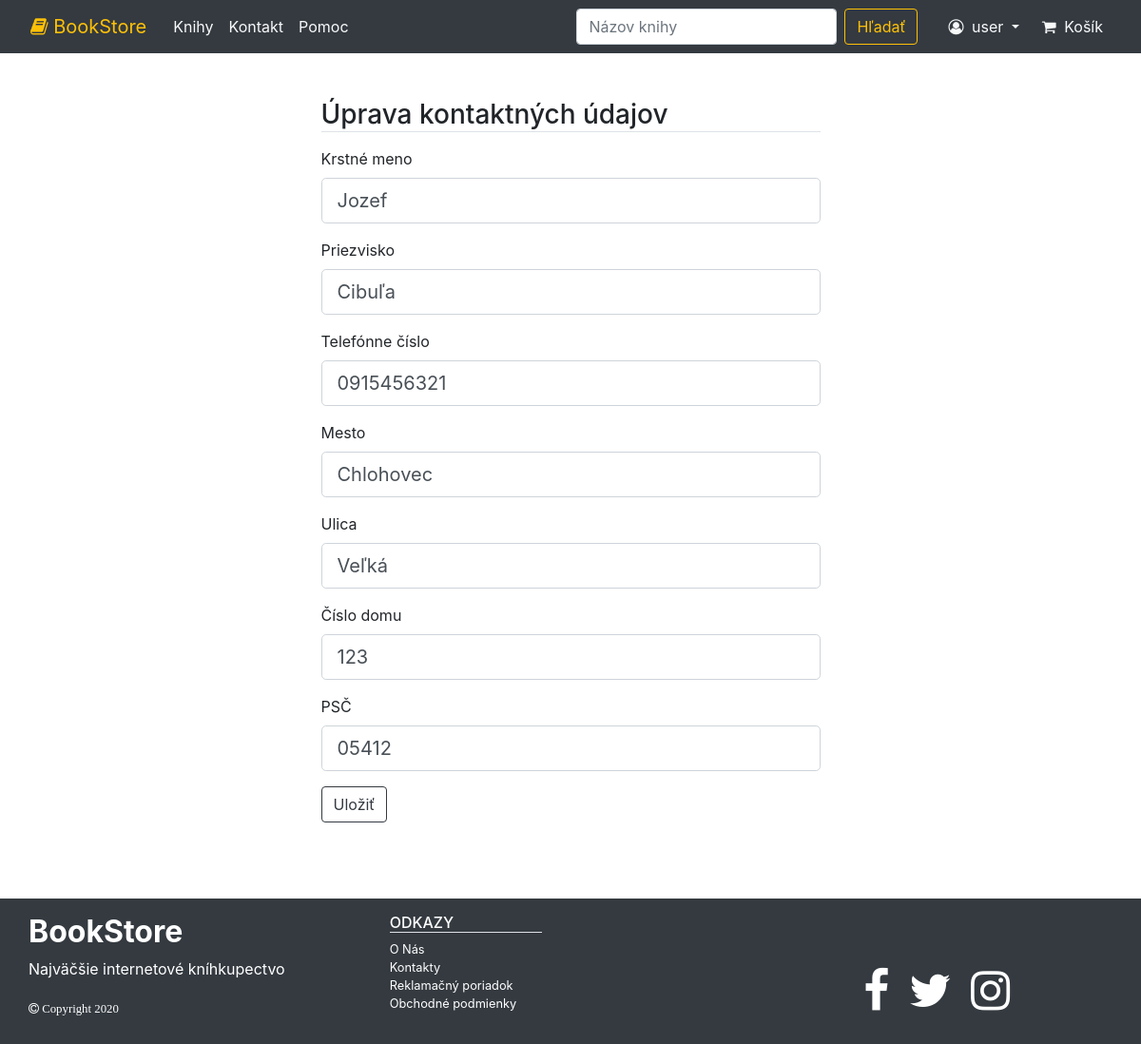
/account/edit/contact/ (signed in), run on an earlier commit of the app's database.
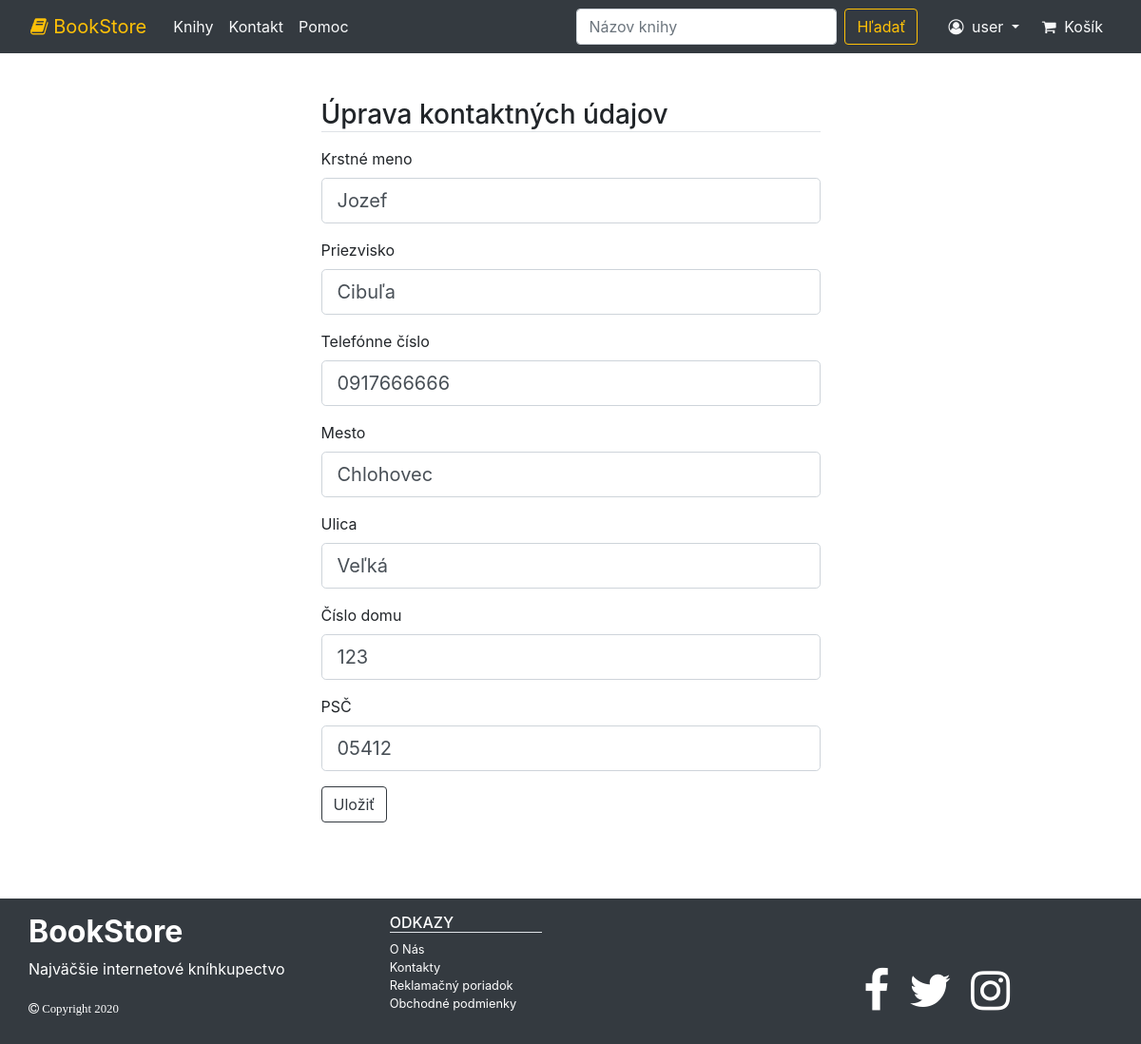
And on a later commit of the database.
### project/models/account.py (models this page shows, shortened)
class User(db.Model, UserMixin):
    id = db.Column(db.Integer, primary_key=True)
    username = db.Column(db.String(30), unique=True, nullable=False)
    email = db.Column(db.String(130), unique=True, nullable=False)
    password = db.Column(db.String(60), nullable=False)
    picture = db.Column(db.String(50), nullable=False, default="Default.png")
    orders = db.relationship("Order", backref="ordered_items", lazy=True)
    info_id = db.Column(db.Integer, db.ForeignKey("info.id"), nullable=True)

class Info(db.Model):
    id = db.Column(db.Integer, primary_key=True)
    first_name = db.Column(db.String(100), nullable=False)
    last_name = db.Column(db.String(100), nullable=False)
    phone_number = db.Column(db.String(100), nullable=False)
    state = db.Column(db.String(100), nullable=False, default="Slovakia")
    city = db.Column(db.String(100), nullable=False)
    psc = db.Column(db.String(5), nullable=False)
    street = db.Column(db.String(80), nullable=False)
    house_number = db.Column(db.Integer, nullable=False)

### project/users/account/routes.py (the view)
@account.route("/account/edit/contact/", methods=["GET", "POST"])
@login_required
def account_edit_contact():
    form = ContactForm()
    info_id = current_user.info_id
    info = Info.query.get(info_id)
    if info is None:
        return redirect(url_for("account.account_edit_contact_new"))
    if request.method == "POST":    #ak metoda je POST tak ulozi udaje z formulara
        if form.validate_on_submit():
            info.first_name = form.first_name.data
            info.last_name = form.last_name.data
            info.phone_number = form.phone_number.data
            info.city = form.city.data
            info.psc = form.psc.data
            info.house_number = form.house_number.data
            info.state = "Slovakia"
            info.street = form.street.data
            db.session.commit()
            flash("Kontaktné údaje boli uložené", "success")
            return redirect(url_for("account.my_account"))
    else:   #ak metoda je GET tak vyplni formular automaticky
        form.first_name.data = info.first_name
        form.last_name.data = info.last_name
        form.phone_number.data =info.phone_number
        form.city.data =info.city
        form.psc.data = info.psc
        form.house_number.data = info.house_number
        form.street.data = info.street
    return render_template("users/accountEdit.html", form=form, legend="Úprava kontaktných údajov")

### project/users/account/forms.py (shortened to what this page needs)
class ContactForm(FlaskForm):
    first_name = StringField("Krstné meno", validators=[DataRequired(message="Toto pole je povinné")])
    last_name =  StringField("Priezvisko", validators=[DataRequired(message="Toto pole je povinné")])
    phone_number =  StringField("Telefónne číslo", validators=[DataRequired(message="Toto pole je povinné")])
    city =  StringField("Mesto", validators=[DataRequired(message="Toto pole je povinné")])
    street = StringField("Ulica", validators=[DataRequired(message="Toto pole je povinné")])
    house_number = IntegerField("Číslo domu", validators=[DataRequired(message="Toto pole je povinné")])
    psc = StringField("PSČ", validators=[DataRequired(message="Toto pole je povinné")])
    submit = SubmitField("Uložiť")

### project/models/account.py (called while the page is built)
@login_manager.user_loader
def load_user(user_id):
    return User.query.get(user_id)

### project/templates/users/accountEdit.html
{% extends "layout.html" %}
{% block content %}
    <div class="container mt-5">
        <div class="row justify-content-center">
            <div class="col-6 ">
                {% include "generalForm.html" %}
            </div>
        </div>
    </div>
{% endblock %}

### project/templates/layout.html (shortened to what this page needs)
<!DOCTYPE html>
<html lang="en">
<head>
    <link rel="stylesheet" href="https://cdnjs.cloudflare.com/ajax/libs/font-awesome/4.7.0/css/font-awesome.min.css">
    <link rel="stylesheet" href="https://stackpath.bootstrapcdn.com/bootstrap/4.5.0/css/bootstrap.min.css">
    <link rel="stylesheet" href="{{ url_for('static', filename='main.css') }}">
</head>
<body>
    <nav class="navbar navbar-expand-lg navbar-dark bg-dark ">
        <a class="navbar-brand text-warning ml-3" href="{{ url_for('main.home') }}">
            <span class="fa fa-book"></span>
            BookStore
        </a>
        <div class="collapse navbar-collapse" id="navbarNav">
            <div class="navbar-nav mr-auto ">
                <a class="nav-item nav-link text-light ml-1" href="#">Knihy</a>
                <a class="nav-item nav-link text-light" href="{{ url_for('main.contact') }}">Kontakt</a>
                <a class="nav-item nav-link text-light" href="#">Pomoc</a>
            </div>
            <div class="navbar-nav mr-3">
                <form class="form-inline" method="GET" action="{{ url_for('search.search') }}">
                    <input class="form-control mr-sm-2" type="search" name="q" placeholder="Názov knihy" aria-label="Search">
                    <button class="btn btn-outline-warning my-2 my-sm-0" type="submit">Hľadať</button>
                </form>
            </div>
            {% if current_user.is_authenticated %}
                <div class="navbar-nav ml-2 dropdown">
                        <a class="nav-item nav-link text-light dropdown-toggle" href="#" id="navbarDropdown" role="button" data-toggle="dropdown" aria-haspopup="true" aria-expanded="false">
                            <span class="fa fa-user-circle-o mr-sm-1"></span>   {{ current_user.username }}
                        </a>
                </div>
            {% else %}
                <div class="navbar-nav ml-2">
                    <a class="nav-item nav-link text-light" href="{{ url_for('account.login') }}">
                        <span class="fa fa-user-circle-o"></span>   Prihlásiť sa
                    </a>
                </div>
            {% endif %}
            <div class="navbar-nav mr-3 ml-2">
                <a class="nav-item nav-link text-light" href="#">
                    <span class="fa fa-shopping-cart mr-sm-1"> </span>
                    Košík
                </a>
            </div>
        </div>
    </nav>
    <div class="container">
        {% block content %}
        {% endblock %}
    </div>
    <footer class="page-footer bg-dark pt-3 pb-3 mt-5">
        <div class="container">
            <div class="row">
                <div col-sm-4>
                    <div class="text-white">
                        <p class="font-weight-bold h2">
                            BookStore
                        </p>
                         <p class=" ">
                            Najväčšie internetové kníhkupectvo
                         </p>
                         <p class="fa fa-copyright small mb-1 mt-auto">
                            Copyright 2020
                         </p>
                    </div>
                </div>
            <div class="col-sm-1">
            </div>
            <div class="col-sm-2 text-white small ">
                <ul class="list-unstyled ">
                    <li class="border-bottom h6">
                        ODKAZY
                    </li>
                    <li class="">
                        <a href="{{ url_for('main.about') }}" class="text-white text-decoration-none"> O Nás  </a>
                    </li>
                    <li class="">
                        <a href="{{ url_for('main.contact') }}" class="text-white text-decoration-none"> Kontakty </a>
                    </li>
                    <li class="">
                        <a href="#" class="text-white text-decoration-none"> Reklamačný poriadok </a>
                    </li>
                    <li class="">
                        <a href="#" class="text-white text-decoration-none"> Obchodné podmienky </a>
                    </li>
                </ul>
            </div>
            <div class="col-sm-1">
            </div>
            <div class="col-sm-3 ml-auto mt-auto">
                <div>
                    <ul class="list-unstyled list-inline m-2">
                        <li class="list-inline-item">
                            <a  href="#" class="text-white">
                                <i class="fa fa-facebook fa-3x">  </i>
                            </a>
                        </li>
                        <li class="list-inline-item m-2">
                            <a  href="#" class="text-white">
                                <i class="fa fa-twitter fa-3x">  </i>
                            </a>
                        </li>
                        <li class="list-inline-item m-2">
                            <a  href="#" class="text-white">
                                <i class="fa fa-instagram fa-3x">  </i>
                            </a>
                        </li>
                    </ul>
                </div>
            </div>
            </div>
            </div>
    </footer>
</body>
</html>

### project/templates/generalForm.html (shortened to what this page needs)
<form action="" method="POST">
    <fieldset class="form-group">
        {% if legend %}
            <legend class="border-bottom h3 mb-3">{{ legend }}</legend>
        {% else %}
            <legend class="border-bottom h3 mb-3">Formulár</legend>
        {% endif %}
        {% for field in form if field.name != 'csrf_token' %}
            <div class="form-group">
                {% if field.type == "SubmitField" %}
                    {{ field(class="btn btn-outline-dark") }}
                {% else %}
                    {{ field.label(class="form-control-label") }}
                    {% if field.errors %}
                        {{ field(class="form-control form-control-lg is-invalid") }}
                        <div class="invalid-feedback">
                            {% for error in field.errors %}
                                <span>{{ error }}</span>
                            {% endfor %}
                        </div>
                    {% else %}
                        {% if field.type == "TextAreaField" %}
                            {{ field(class="form-control form-control-sm", rows=20, cols=20)}}
                        {% else %}
                            {{ field(class="form-control form-control-lg ") }}
                        {% endif %}
                    {% endif %}
                {% endif %}
            </div>
        {% endfor %}
    </fieldset>
</form>

What changed in the data, as far as the page shows it:
changed Info "Jozef": phone_number "0915456321" → "0917666666"
